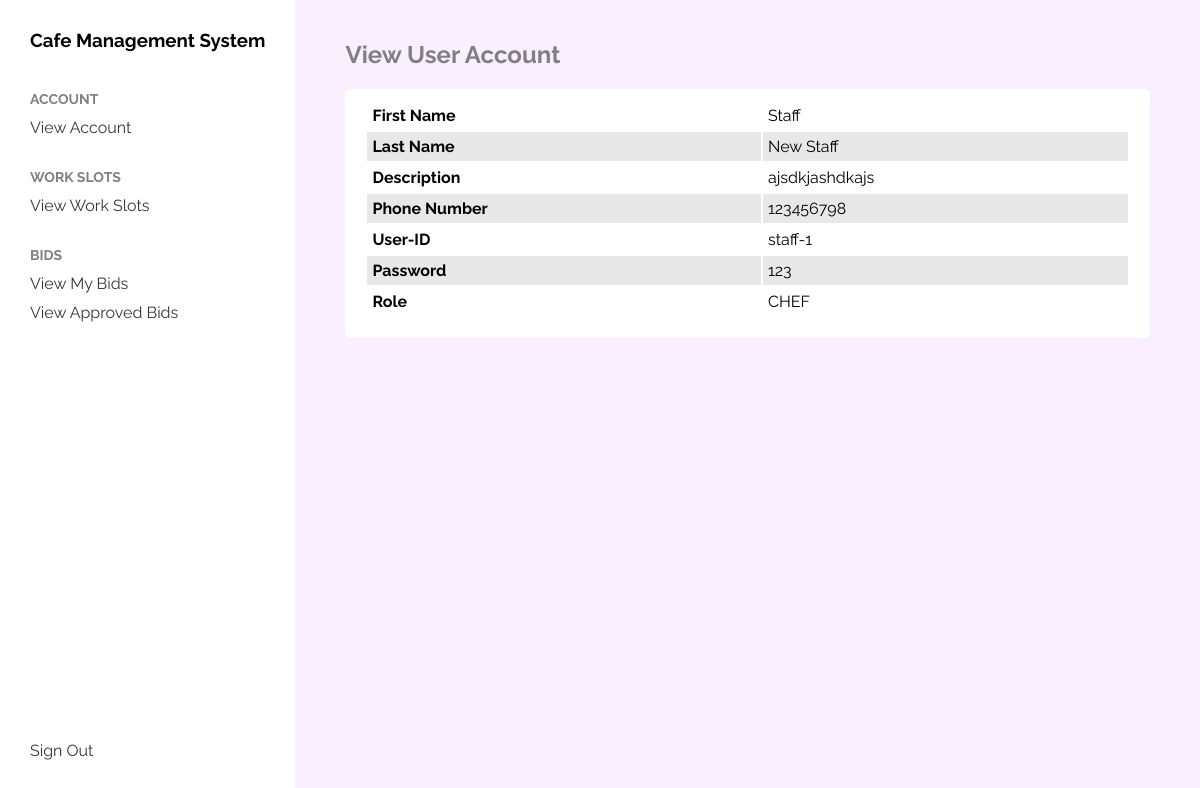
Page /staff/view-profile (signed in) on the committed database.
### tables this page shows
CREATE TABLE user (
	id INTEGER NOT NULL, 
	first_name VARCHAR(30), 
	last_name VARCHAR(30), 
	"desc" TEXT, 
	phone VARCHAR(20), 
	user_id VARCHAR(30), 
	password VARCHAR(50), 
	user_type VARCHAR(10), 
	role VARCHAR(20), 
	account_status VARCHAR(10), job_title VARCHAR(255), 
	PRIMARY KEY (id)
);

### application/boundary/cafe_staff.py (the view)
@staff.route("/view-profile")
def view_profile():
    userAccount = GetUserProfileController()
    me = userAccount.getUserProfile(session['user_id'])
    return render_template("./cafe_staff/view_profile.html"
                           , title="View User Account"
                           , user=me)

### application/boundary/cafe_staff.py (called while the page is built)
@staff.before_request
def check_user_validity():
    if 'user_id' not in session:
        return redirect(url_for("boundary.auth.login"))
    if session['user_type'] != CAFE_STAFF:
        return abort(403)

### application/control/UserProfileController.py (called while the page is built)
    def getUserProfile(self, row_id):
        return self.entity.getUserProfile(row_id)

### application/entity/UserProfileEntity.py (called while the page is built)
    def getUserProfile(self, row_id):
        query = f"SELECT * FROM user WHERE id={row_id}"
        rows = self.cursor.execute(query).fetchone()
        return rows

### application/boundary/templates/cafe_staff/view_profile.html (shortened to what this page needs)
{% extends "./cafe_staff/base.html" %}
{% block content %}
    <table>
        <tbody>
            <tr>
                <th>First Name</th>
                <td>{{ user[1] }}</td>
            </tr>
            <tr>
                <th>Last Name</th>
                <td>{{ user[2] }}</td>
            </tr>
            <tr>
                <th>Description</th>
                <td>{{ user[3] }}</td>
            </tr>
            <tr>
                <th>Phone Number</th>
                <td>{{ user[4] }}</td>
            </tr>
            <tr>
                <th>User-ID</th>
                <td>{{ user[5] }}</td>
            </tr>
            <tr>
                <th>Password</th>
                <td>{{ user[6] }}</td>
            </tr>
            <tr>
                <th>Role</th>
                <td>{{ user[8] }}</td>
            </tr>
        </tbody>
    </table>
{% endblock %}

### application/boundary/assets/base.css (style rules this page uses)
* { font-family: 'Raleway', sans-serif; box-sizing: border-box; }
body { margin: 0; }

### application/boundary/templates/cafe_staff/view_profile.html (style rules this page uses)
table { width: 100%; text-align: left; }
td, th { margin: 0; padding: 5px; border: none; }
tr:nth-child(even) { background-color: #e8e8e8; }

### rows in the picture
user: first_name "Staff", last_name "New Staff", desc "ajsdkjashdkajs", phone "123456798", user "staff-1", password "123", role "CHEF"

### other values in the picture
{{ title }} "View User Account"
